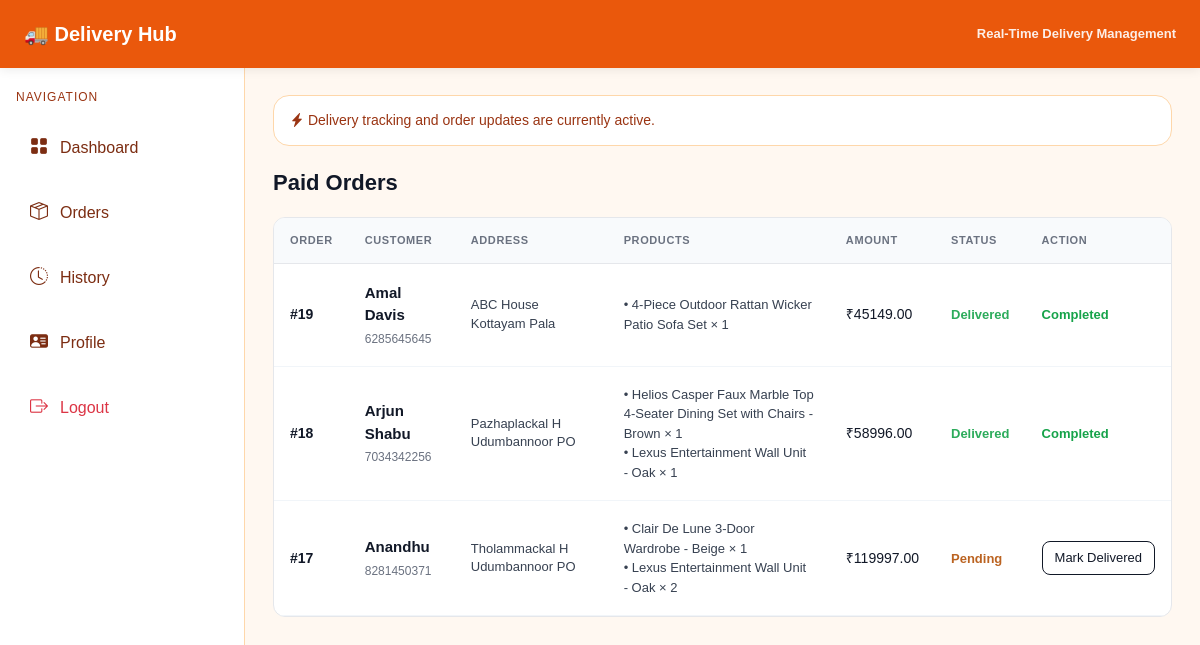
/delivery/delivery-orders/ (signed in), run on an earlier commit of the app's database.
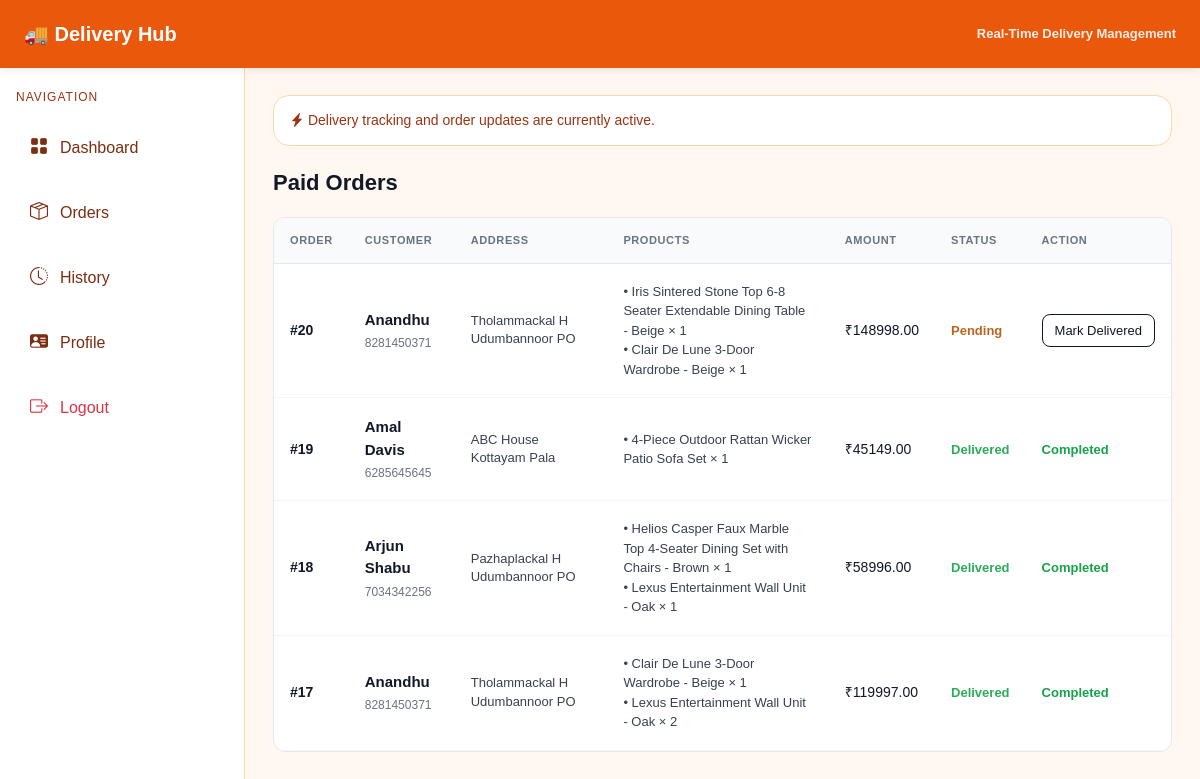
And on a later commit of the database.
### customerApp/models.py (models this page shows)
class Order(models.Model):
    order_id = models.AutoField(primary_key=True)
    customer = models.ForeignKey('guestApp.Customer', on_delete=models.CASCADE)
    total_amount = models.DecimalField(max_digits=10, decimal_places=2)
    order_date = models.DateTimeField(auto_now_add=True)
    status = models.CharField(max_length=50, default="Pending")

class OrderItem(models.Model):
    order_item_id = models.AutoField(primary_key=True)  # explicit id
    order = models.ForeignKey(Order, on_delete=models.CASCADE)
    product = models.ForeignKey('adminApp.Product', on_delete=models.CASCADE)
    quantity = models.IntegerField()
    price = models.DecimalField(max_digits=10, decimal_places=2)

### guestApp/models.py (models this page shows)
class Customer(models.Model):
    loginId = models.ForeignKey('LoginDetails', on_delete=models.CASCADE)
    name = models.CharField(max_length=200)
    phone = models.CharField(max_length=15)
    email = models.EmailField()
    district = models.ForeignKey('adminApp.District',on_delete=models.CASCADE,null=True,blank=True)
    address = models.TextField(max_length=500, null=True, blank=True)
    location = models.TextField(max_length=500, null=True, blank=True)
    pincode = models.CharField(max_length=10, null=True, blank=True)
    username = models.CharField(max_length=100, unique=True)
    password = models.CharField(max_length=100)

### adminApp/models.py (models this page shows)
class Product(models.Model):
    ProductId = models.AutoField(primary_key=True)
    ProductName = models.CharField(max_length=200)
    ProductDescription = models.TextField()
    ProductImage = models.ImageField(upload_to='products/', null=True, blank=True)
    ProductPrice = models.DecimalField(max_digits=10, decimal_places=2)
    stock = models.IntegerField(default=0)
    category = models.ForeignKey(Category, on_delete=models.CASCADE, related_name='products')

### deliveryboyApp/views.py (the view)
def deliveryOrders(request):
    paid_orders = Order.objects.filter(payment__status="Paid").distinct().order_by('-order_id')
    return render(request, 'deliveryboy/orders.html', {
        'paid_orders': paid_orders
    })

### templates/deliveryboy/orders.html (shortened to what this page needs)
{% extends "deliveryboyHeaderFooter.html" %}
{% block content %}
<div class="title">Paid Orders</div>
<div class="box">
<table>
<tr>
    <th>Order</th>
    <th>Customer</th>
    <th>Address</th>
    <th>Products</th>
    <th>Amount</th>
    <th>Status</th>
    <th>Action</th>
</tr>
{% for o in paid_orders %}
<tr>
    <td class="id">
        #{{ o.order_id }}
    </td>
    <td>
        <div class="customer">{{ o.customer.name }}</div>
        <div class="small">{{ o.customer.phone }}</div>
    </td>
    <td class="address">
        {{ o.customer.address }}
    </td>
    <td class="products">
        {% for item in o.orderitem_set.all %}
            • {{ item.product.ProductName }} × {{ item.quantity }}<br>
        {% endfor %}
    </td>
    <td>
        ₹{{ o.total_amount }}
    </td>
    <td>
        {% if o.status == "Delivered" %}
            <span class="status delivered">Delivered</span>
        {% else %}
            <span class="status pending">{{ o.status }}</span>
        {% endif %}
    </td>
    <td>
        {% if o.status != "Delivered" %}
            <a href="{% url 'markdelivered' o.order_id %}" class="btnx">
                Mark Delivered
            </a>
        {% else %}
            <span class="done">Completed</span>
        {% endif %}
    </td>
</tr>
{% endfor %}
</table>
</div>
{% endblock %}

What changed in the data, as far as the page shows it:
added Order: order_id "20", customer.name "Anandhu", customer.phone "8281450371", customer.address "Tholammackal H Udumbannoor PO", total_amount "148998.00", status "Pending", shows "Mark Delivered"
added OrderItem: product.ProductName "Iris Sintered Stone Top 6-8 Seater Extendable Dining Table - Beige", quantity "1", shown under "20"
added OrderItem: product.ProductName "Clair De Lune 3-Door Wardrobe - Beige", quantity "1", shown under "20"
changed Order id 17: status "Pending" → (not shown); status "Mark Delivered" → "Delivered Completed"
